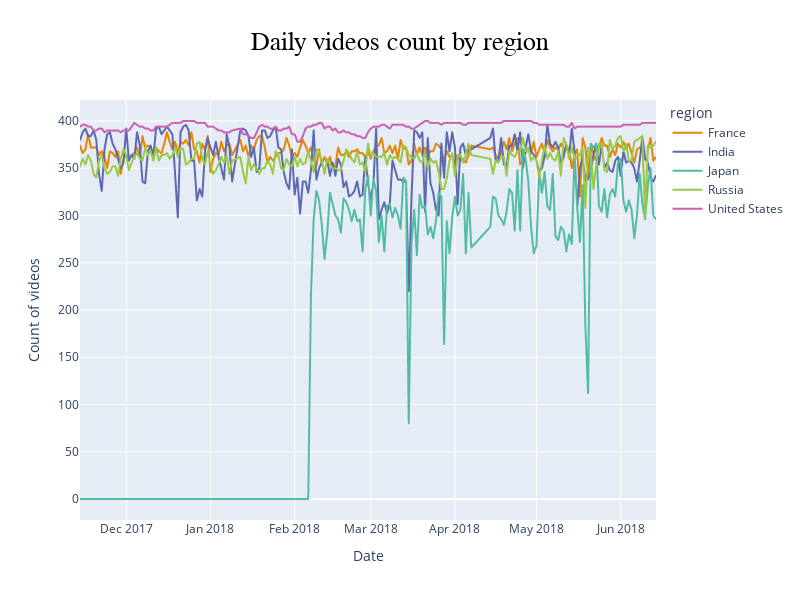

Notebook source saved alongside this figure:
### Code cell
fig = px.line(trending_region, 
              x="trending_date", 
              y="videos_count", 
              color='region',
              title = 'Daily videos count by region',
              width = 800,
              height=600,
              labels = {'videos_count': 'Count of videos', 
                       'trending_date': 'Date'},
              color_discrete_sequence=px.colors.qualitative.Vivid)
fig.update_layout(
    title_x=0.5,
    font_color="dark blue",
    title_font_family="Times New Roman",
    title_font_color="black",
    title_font_size=26)
fig.show()

### Figure 1 — Plotly figure (JSON) as saved in the notebook; plotly's stock layout.template omitted (floating-point values rounded to 4 significant figures; data arrays with more than 128 entries replaced by an {"elided": "..."} marker saying what was removed)
{"data": [{"hovertemplate": "region=France<br>Date=%{x}<br>Count of videos=%{y}<extra></extra>", "legendgroup": "France", "line": {"color": "rgb(229, 134, 6)", "dash": "solid"}, "mode": "lines", "name": "France", "showlegend": true, "type": "scattergl", "x": {"elided": "205 str values"}, "xaxis": "x", "y": {"elided": "205 int values"}, "yaxis": "y"}, {"hovertemplate": "region=India<br>Date=%{x}<br>Count of videos=%{y}<extra></extra>", "legendgroup": "India", "line": {"color": "rgb(93, 105, 177)", "dash": "solid"}, "mode": "lines", "name": "India", "showlegend": true, "type": "scattergl", "x": {"elided": "205 str values"}, "xaxis": "x", "y": {"elided": "205 int values"}, "yaxis": "y"}, {"hovertemplate": "region=Japan<br>Date=%{x}<br>Count of videos=%{y}<extra></extra>", "legendgroup": "Japan", "line": {"color": "rgb(82, 188, 163)", "dash": "solid"}, "mode": "lines", "name": "Japan", "showlegend": true, "type": "scattergl", "x": {"elided": "205 str values"}, "xaxis": "x", "y": {"elided": "205 int values"}, "yaxis": "y"}, {"hovertemplate": "region=Russia<br>Date=%{x}<br>Count of videos=%{y}<extra></extra>", "legendgroup": "Russia", "line": {"color": "rgb(153, 201, 69)", "dash": "solid"}, "mode": "lines", "name": "Russia", "showlegend": true, "type": "scattergl", "x": {"elided": "205 str values"}, "xaxis": "x", "y": {"elided": "205 int values"}, "yaxis": "y"}, {"hovertemplate": "region=United States<br>Date=%{x}<br>Count of videos=%{y}<extra></extra>", "legendgroup": "United States", "line": {"color": "rgb(204, 97, 176)", "dash": "solid"}, "mode": "lines", "name": "United States", "showlegend": true, "type": "scattergl", "x": {"elided": "205 str values"}, "xaxis": "x", "y": {"elided": "205 int values"}, "yaxis": "y"}], "layout": {"font": {"color": "dark blue"}, "height": 600, "legend": {"title": {"text": "region"}, "tracegroupgap": 0}, "title": {"font": {"color": "black", "family": "Times New Roman", "size": 26}, "text": "Daily videos count by region", "x": 0.5}, "width": 800, "xaxis": {"anchor": "y", "domain": [0, 1], "title": {"text": "Date"}}, "yaxis": {"anchor": "x", "domain": [0, 1], "title": {"text": "Count of videos"}}}}
